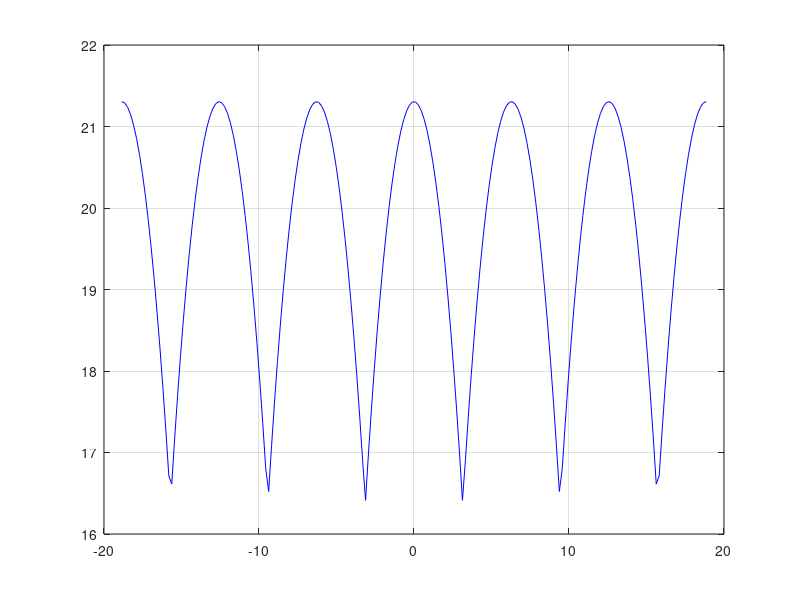

Source code (MATLAB):
x=linspace(-6*pi,6*pi,200)
k=101;
y=pi^2/3;
for n=1:k
  y=y+(4-(-1)^n*cos(x*n))/n^2;
endfor
y=2*y;
plot(x,y,'b');
grid on;
